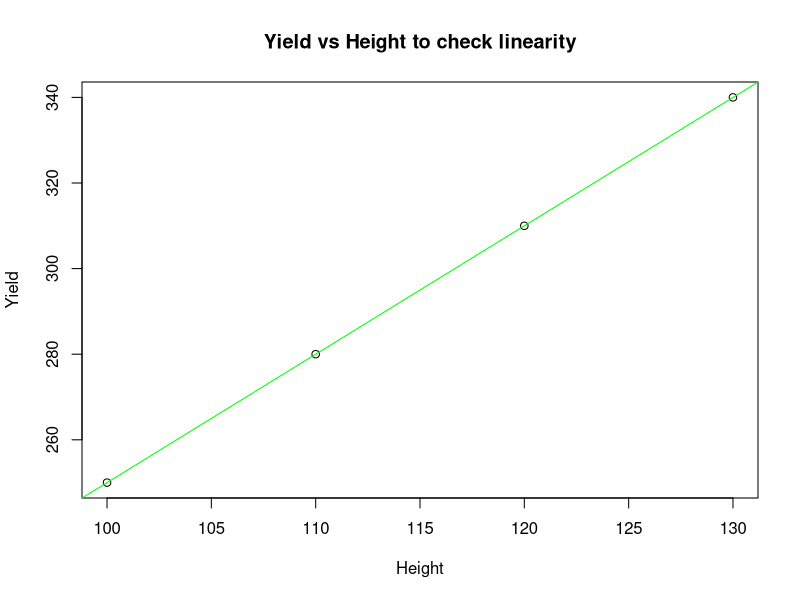

The R script that drew this image:
Height <- c(100, 110, 120, 130)
Yield <- c(250, 280, 310, 340)

model <- lm(Yield ~ Height)
summary(model)
anova(model)

plot(Height, Yield, xlab = "Height", ylab = "Yield", main = "Yield vs Height to check linearity")
abline(model, col= "green")